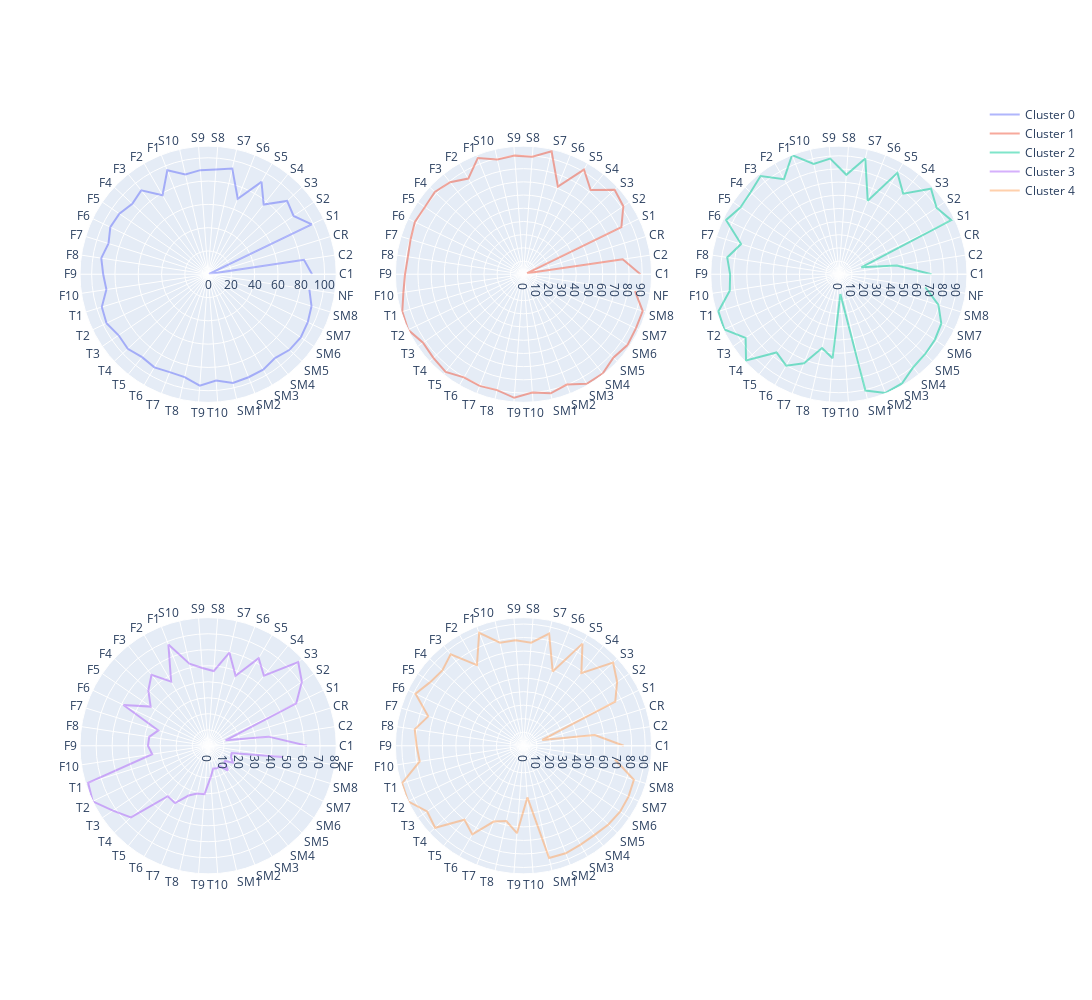

This figure's notebook cell:
### Code cell
n=3
m=2
db = df_val.drop(columns=['Carrera','Campus','Sem','Sexo','Apr'])
categories = df_val.drop(columns=['labels','Carrera','Campus','Sem','Sexo','Apr']).columns
fig = make_subplots(rows=m,cols=n,specs=[[{'type': 'polar'}]*n]*m)

for i in range(len(clusters)):
    radio= db[db.labels ==i].drop(columns=['labels']).mean().values
    fig.add_trace(go.Scatterpolar(
          r= [*radio, radio[0]],
          theta=categories,
          #fill='toself',
            opacity=0.5,
          name=f'Cluster {i}'
    ),
        row=(i//n) +1, 
        col= (i%n) +1      )

fig.update_layout(
    autosize=False,
   width=1200,
    height=1000,
    showlegend=True,
    polar=dict(
    radialaxis=dict(
      visible=True,
      range=[0, 110]
    )),
)

fig.show()

### Figure 1 — Plotly figure (JSON) as saved in the notebook; plotly's stock layout.template omitted (floating-point values rounded to 4 significant figures)
{"data": [{"name": "Cluster 0", "opacity": 0.5, "r": [89.24, 83.2, 0.8577, 98.74, 88.79, 92.52, 76.49, 91.63, 69.62, 93.14, 90.27, 89.62, 87.78, 95.88, 78.3, 92.15, 88.81, 92.24, 93.2, 89.5, 92.77, 90.1, 88.33, 95.51, 96.82, 93.03, 94.09, 90.99, 92.32, 90.29, 90.64, 95.98, 91.49, 95.82, 94.98, 94.56, 92.05, 95.4, 96.23, 94.98, 92.89, 87.9, 89.24], "subplot": "polar", "theta": ["C1", "C2", "CR", "S1", "S2", "S3", "S4", "S5", "S6", "S7", "S8", "S9", "S10", "F1", "F2", "F3", "F4", "F5", "F6", "F7", "F8", "F9", "F10", "T1", "T2", "T3", "T4", "T5", "T6", "T7", "T8", "T9", "T10", "SM1", "SM2", "SM3", "SM4", "SM5", "SM6", "SM7", "SM8", "NF"], "type": "scatterpolar"}, {"name": "Cluster 1", "opacity": 0.5, "r": [88.61, 76.01, 2.866, 82.32, 91.54, 94.15, 81.59, 91.59, 71.34, 95.61, 89.33, 90.12, 89.27, 94.67, 83.69, 89.16, 91.66, 90.37, 91.34, 89.55, 88.59, 89.77, 92.02, 96.11, 97.07, 92.14, 93.15, 94.62, 90.24, 90.88, 90.02, 93.87, 89.83, 92.56, 89.76, 95.78, 96.19, 92.87, 95.3, 94.51, 94.51, 85.42, 88.61], "subplot": "polar2", "theta": ["C1", "C2", "CR", "S1", "S2", "S3", "S4", "S5", "S6", "S7", "S8", "S9", "S10", "F1", "F2", "F3", "F4", "F5", "F6", "F7", "F8", "F9", "F10", "T1", "T2", "T3", "T4", "T5", "T6", "T7", "T8", "T9", "T10", "SM1", "SM2", "SM3", "SM4", "SM5", "SM6", "SM7", "SM8", "NF"], "type": "scatterpolar"}, {"name": "Cluster 2", "opacity": 0.5, "r": [70.45, 44.58, 17.81, 94.79, 89.79, 95.51, 78.33, 88.96, 60, 90.21, 75.78, 88.12, 86.04, 97.34, 83.44, 95.41, 91.54, 90.35, 95.15, 77.76, 85.8, 82.64, 83.84, 95.8, 96.62, 85.78, 96.22, 75.95, 80.16, 72.64, 57.53, 63.93, 15.09, 90.62, 96.88, 95.83, 90.47, 89.32, 88.28, 86.35, 79.17, 66.42, 70.45], "subplot": "polar3", "theta": ["C1", "C2", "CR", "S1", "S2", "S3", "S4", "S5", "S6", "S7", "S8", "S9", "S10", "F1", "F2", "F3", "F4", "F5", "F6", "F7", "F8", "F9", "F10", "T1", "T2", "T3", "T4", "T5", "T6", "T7", "T8", "T9", "T10", "SM1", "SM2", "SM3", "SM4", "SM5", "SM6", "SM7", "SM8", "NF"], "type": "scatterpolar"}, {"name": "Cluster 3", "opacity": 0.5, "r": [61.86, 38.19, 11.41, 61.15, 70.93, 76.81, 55.95, 63.17, 46.96, 59.74, 46.81, 48.72, 52.6, 67.95, 46.26, 56.76, 50.99, 43.5, 58.76, 32.58, 37.22, 37.61, 35.36, 78.52, 80.1, 72.06, 65.87, 40.35, 41.41, 33.42, 30.62, 30.3, 19.95, 14.54, 15.2, 14.67, 19.82, 13.88, 18.72, 15.86, 15.42, 47.42, 61.86], "subplot": "polar4", "theta": ["C1", "C2", "CR", "S1", "S2", "S3", "S4", "S5", "S6", "S7", "S8", "S9", "S10", "F1", "F2", "F3", "F4", "F5", "F6", "F7", "F8", "F9", "F10", "T1", "T2", "T3", "T4", "T5", "T6", "T7", "T8", "T9", "T10", "SM1", "SM2", "SM3", "SM4", "SM5", "SM6", "SM7", "SM8", "NF"], "type": "scatterpolar"}, {"name": "Cluster 4", "opacity": 0.5, "r": [74.14, 53.31, 14.51, 75.32, 83.78, 90.4, 68.63, 87.21, 59.06, 85.11, 76.39, 78.2, 78.11, 89.74, 68.84, 86.42, 81.85, 83.49, 88.64, 73.75, 81.34, 79.03, 77.64, 93.93, 94.74, 86.26, 89.15, 70.03, 75.73, 60.25, 57.14, 64.85, 38.32, 85.19, 85.41, 84.44, 84.33, 85.62, 86.48, 86.27, 85.41, 68.4, 74.14], "subplot": "polar5", "theta": ["C1", "C2", "CR", "S1", "S2", "S3", "S4", "S5", "S6", "S7", "S8", "S9", "S10", "F1", "F2", "F3", "F4", "F5", "F6", "F7", "F8", "F9", "F10", "T1", "T2", "T3", "T4", "T5", "T6", "T7", "T8", "T9", "T10", "SM1", "SM2", "SM3", "SM4", "SM5", "SM6", "SM7", "SM8", "NF"], "type": "scatterpolar"}], "layout": {"autosize": false, "height": 1000, "polar": {"angularaxis": {"type": "category"}, "domain": {"x": [0, 0.2889], "y": [0.575, 1]}, "radialaxis": {"autorange": false, "range": [0, 110], "type": "linear", "visible": true}}, "polar2": {"angularaxis": {"type": "category"}, "domain": {"x": [0.3556, 0.6444], "y": [0.575, 1]}, "radialaxis": {"autorange": true, "range": [0, 97.07], "type": "linear"}}, "polar3": {"angularaxis": {"type": "category"}, "domain": {"x": [0.7111, 1], "y": [0.575, 1]}, "radialaxis": {"autorange": true, "range": [0, 97.34], "type": "linear"}}, "polar4": {"angularaxis": {"type": "category"}, "domain": {"x": [0, 0.2889], "y": [0, 0.425]}, "radialaxis": {"autorange": true, "range": [0, 80.1], "type": "linear"}}, "polar5": {"angularaxis": {"type": "category"}, "domain": {"x": [0.3556, 0.6444], "y": [0, 0.425]}, "radialaxis": {"autorange": true, "range": [0, 94.74], "type": "linear"}}, "polar6": {"domain": {"x": [0.7111, 1], "y": [0, 0.425]}}, "showlegend": true, "width": 1200}}
